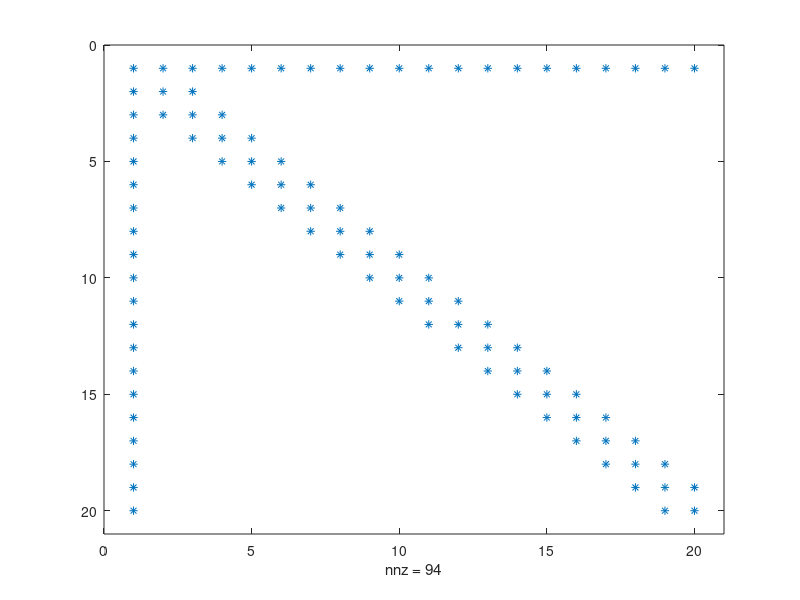
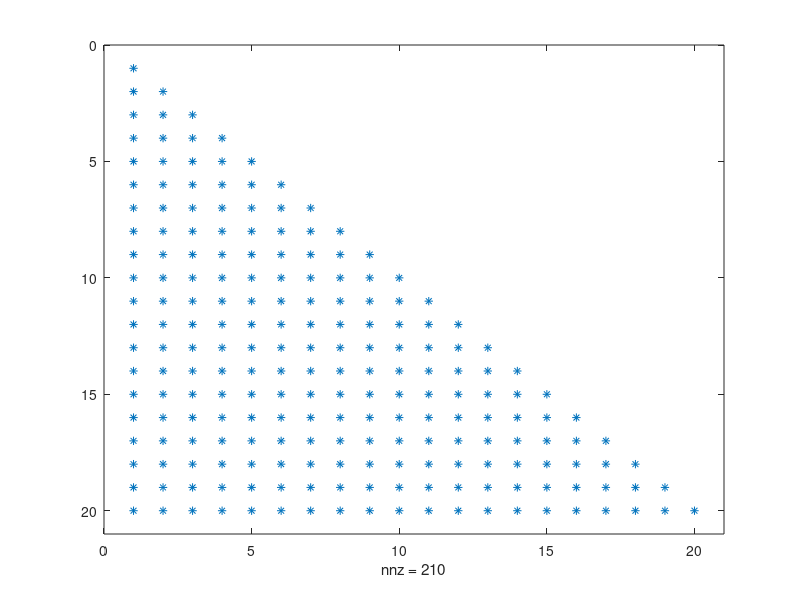
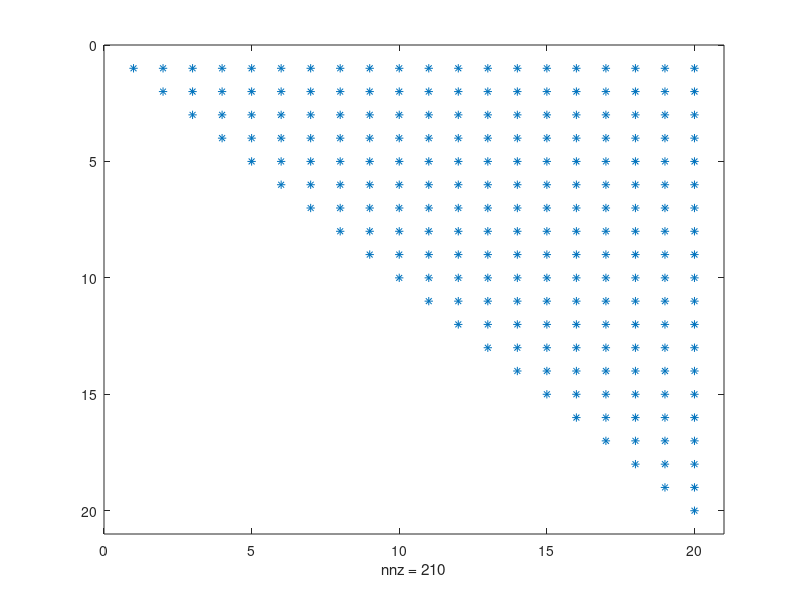
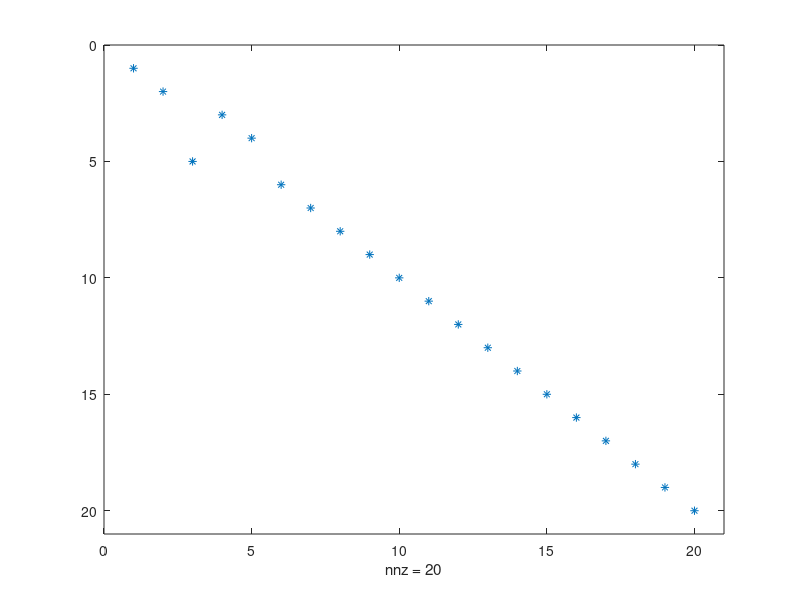

Write MATLAB code to recreate these figures, in order.
%% 5.1

clear
clc

n = 20;

A = 4 * eye(n) - 1 * diag(ones(1, n-1), 1) - 1 * diag(ones(1, n-1), -1);
A(1, :) = 1;
A(:, 1) = 1;
spy(A)

[L, U, P] = lu(A);

figure
spy(L)

figure
spy(U)

figure
spy(P)

% Pivoting totale richiede matrice di ingresso sparsa
% LU = PAQ
% full per invertire sparse

[L, U, P, Q] = lu(sparse(A));

figure
spy(L)

figure
spy(U)

figure
spy(P)

figure
spy(Q)